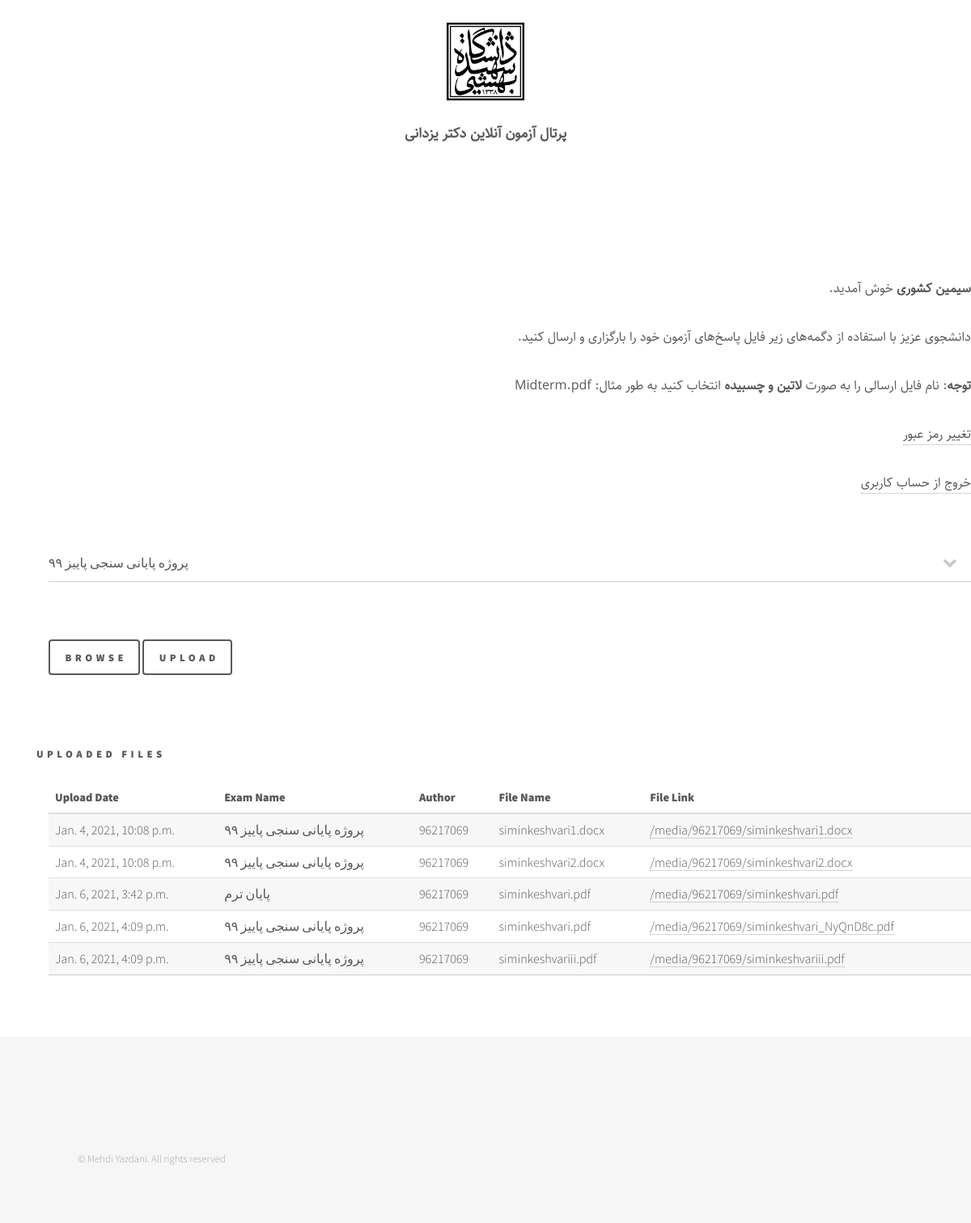
The page / (signed in) on the database its author committed.
### web/models.py (models this page shows, shortened)
class Document(models.Model):
    exam = models.ForeignKey(Exam, on_delete=models.CASCADE, null=True)
    author = models.ForeignKey(User, on_delete=models.CASCADE)
    title = models.CharField(max_length=200)
    file = models.FileField(upload_to='media/')
    file_path = models.CharField(max_length=100, default='media/')
    upload_date = models.DateTimeField(default=now)
    answer = 'Answer'
    question = 'Question'
    type_choices = (
        (answer, 'Answer'),
        (question, 'Question'),
    )
    type = models.CharField(blank=True, choices=type_choices, default=question, max_length=64)

class Exam(models.Model):
    creator = models.ForeignKey(User, on_delete=models.CASCADE, null=True)
    name = models.CharField(max_length=128)
    due_time = models.DateTimeField(default=now)

### web/views.py (the view, shortened to what this page needs)
# urls.py: 2. Add a URL to urlpatterns:  path('', views.home, name='home')
def home(request):
    if request.method == "GET":
        if request.user.is_authenticated:
            questions_uploaded = False
            if os.path.exists(os.path.join(settings.BASE_DIR, 'media/Mid-term-Questions.pdf')):
                questions_uploaded = True
            exams = Exam.objects.all()
            able_to_download_file_zip_file = request.user.userprofile.able_to_download_file_zip_file
            if request.user.is_superuser:
                user_docs = Document.objects.all().filter(type='Answer')
            else:
                user_docs = Document.objects.all().filter(author=request.user)
            data = {'uploaded_files': user_docs,
                    'questions_uploaded': questions_uploaded,
                    'able_to_download_file_zip_file': able_to_download_file_zip_file,
                    'exams': exams}
            return render(request, 'web/home.html', context=data)
        else:
            return render(request, 'web/login.html')

### web/templates/web/home.html (shortened to what this page needs)
{% extends 'base.html' %}
{% load static %}
{% block body %}
    <div class="container">
        <div class="container">
            <div class="container">
                <p class="farsi"><b>{{ request.user.first_name }}</b> خوش آمدید. </p>
                {% if request.user.is_superuser %}
                <p class="farsi">شما میتوانید سوالات آزمون را با فرمت <b>PDF</b>، با استفاده از دگمه‌های زیر انتخاب و ارسال کنید.</p>
                {% else %}
                <p class="farsi">دانشجوی عزیز با استفاده از دگمه‌های زیر فایل پاسخ‌های آزمون خود را بارگزاری و ارسال کنید.</p>
                <p class="farsi"><b>توجه</b>: نام فایل ارسالی را به صورت <b>لاتین و چسبیده</b> انتخاب کنید به طور مثال: Midterm.pdf</p>
                {% endif %}
                <p class="farsi"><a href="{% url 'change_password' %}">تغییر رمز عبور</a></p>
                <p class="farsi"><a href="{% url 'logout' %}">خروج از حساب کاربری</a></p>
                {% if request.user.is_superuser %}
                <form action="{% url 'question_upload' %}" method="post" enctype="multipart/form-data">
                    {% csrf_token %}
                    <input type="text" id="exam_name" name="exam_name" placeholder="Exam Name" required><br>
                    <label for="due_date">Exam Due Date:</label>
                    <input type="datetime-local" id="due_date" name="due_date" required><br><br>
                    <label class="label_for_file_input"></label>
                    <input type="file" name="myfile" class="input_upload" required>
                    <button type="button" class="browse">Browse</button>
                    <button type="submit">Create Exam</button>
                </form>
                {% else %}
                <form action="{% url 'file_upload' %}" method="post" enctype="multipart/form-data">
                    <br>
                    <select name="exam_name" id="exam_name_selector">
                        {% for exam in exams %}
                            <option value="{{ exam.name }}">{{ exam.name }}</option>
                        {% endfor %}
                    </select>
                    <br>
                    <button type="button" class="browse">Browse</button>
                    <button type="submit">Upload</button>
                </form>
                {% endif %}
            </div>
            <br><br>
            {% if not uploaded_files|length == 0 %}
            <div id="upload_div">
                <h4>Uploaded Files</h4>
                <div class="container">
                    <table class="table table-hover">
                        <thead>
                            <tr>
                                <th>Upload Date</th>
                                <th>Exam Name</th>
                                <th>Author</th>
                                <th>File Name</th>
                                <th>File Link</th>
                            </tr>
                        </thead>
                        <tbody>
                            {% for file in uploaded_files %}
                            <tr>
                                <td>{{ file.upload_date }}</td>
                                <td>{{ file.exam.name }}</td>
                                <td>{{ file.author }}</td>
                                <td>{{ file.title }}</td>
                                <td><a href="{{ file.file_path }}" download>{{ file.file_path }}</a></td>
                            </tr>
                            {% endfor %}
                        </tbody>
                    </table>
                </div>
            </div>
            {% endif %}
            <br><br>
        </div>
    </div>
{% endblock %}

### web/templates/base.html (shortened to what this page needs)
{% load static %}
<html lang="en">
<head>
    <link rel="stylesheet" type="text/css" href="{% static 'web/assets/css/bootstrap.min.css' %}">
    <link rel="stylesheet" type="text/css" href="{% static 'web/assets/css/index.css' %}">
    <link rel="stylesheet" href="{% static 'web/assets/css/main.css' %}" />
    <link rel="stylesheet" href="{% static 'web/assets/css/mymain.css' %}" />
    <link rel="stylesheet" href="{% static 'web/assets/css/kpro.css' %}" />
</head>
<body class="is-preload">
    <br>
    <div id="wrapper">
        <div class="text-center">
            <img src="{% static 'web/images/logo.png' %}" class="rounded" alt="logo" style="width:8%;">
            <br><br>
            <h2 class="farsi" style="text-align-last: center"><b>پرتال آزمون آنلاین دکتر یزدانی</b></h2>
        </div>
        <header id="header">
        </header>
        {% block body %}
        {% endblock %}
        <footer id="footer">
                <div class="inner container">
                    <ul class="copyright">
                        <li>&copy; Mehdi Yazdani. All rights reserved</li>
                    </ul>
                </div>
        </footer>
    </div>
</body>
</html>

### web/static/web/assets/css/mymain.css (style rules this page uses)
.farsi { text-align-last: right; direction: rtl; font-family: Sahel; letter-spacing: 0px; }

### rows shown on the page
Document: upload_date "Jan. 4, 2021, 10:08 p.m.", exam.name "پروژه پایانی سنجی پاییز ۹۹", author "96217069", title "siminkeshvari1.docx", file_path "/media/96217069/siminkeshvari1.docx"
Document: upload_date "Jan. 4, 2021, 10:08 p.m.", exam.name "پروژه پایانی سنجی پاییز ۹۹", author "96217069", title "siminkeshvari2.docx", file_path "/media/96217069/siminkeshvari2.docx"
Document: upload_date "Jan. 6, 2021, 3:42 p.m.", exam.name "پایان ترم", author "96217069", title "siminkeshvari.pdf", file_path "/media/96217069/siminkeshvari.pdf"
Document: upload_date "Jan. 6, 2021, 4:09 p.m.", exam.name "پروژه پایانی سنجی پاییز ۹۹", author "96217069", title "siminkeshvari.pdf", file_path "/media/96217069/siminkeshvari_NyQnD8c.pdf"
Document: upload_date "Jan. 6, 2021, 4:09 p.m.", exam.name "پروژه پایانی سنجی پاییز ۹۹", author "96217069", title "siminkeshvariii.pdf", file_path "/media/96217069/siminkeshvariii.pdf"

### other values the page prints
{{ request.user.first_name }} "سیمین کشوری"
form field exam_name "پروژه پایانی سنجی پاییز ۹۹"
